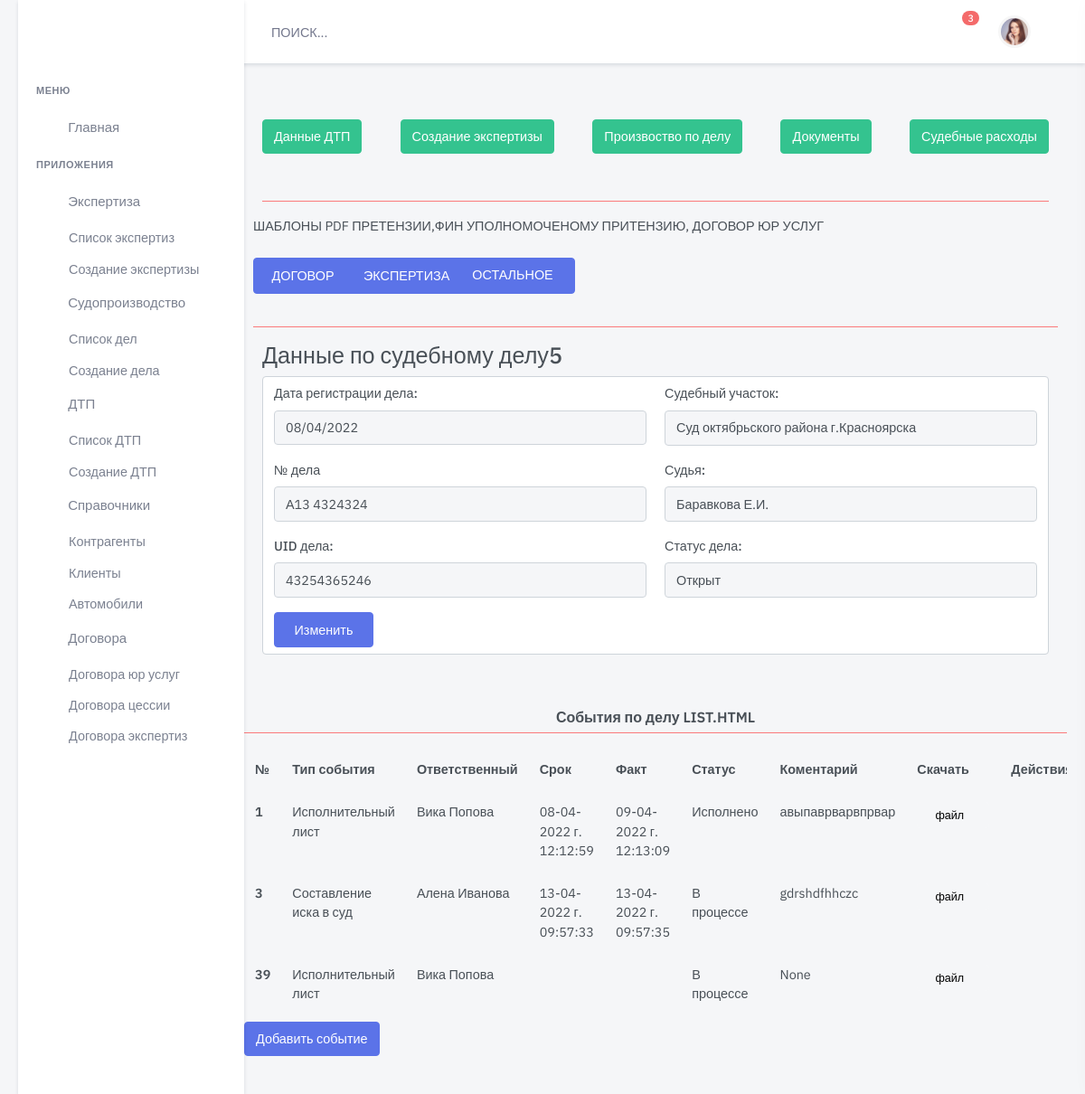
/court/court-event-add/1/, run on an earlier commit of the app's database.
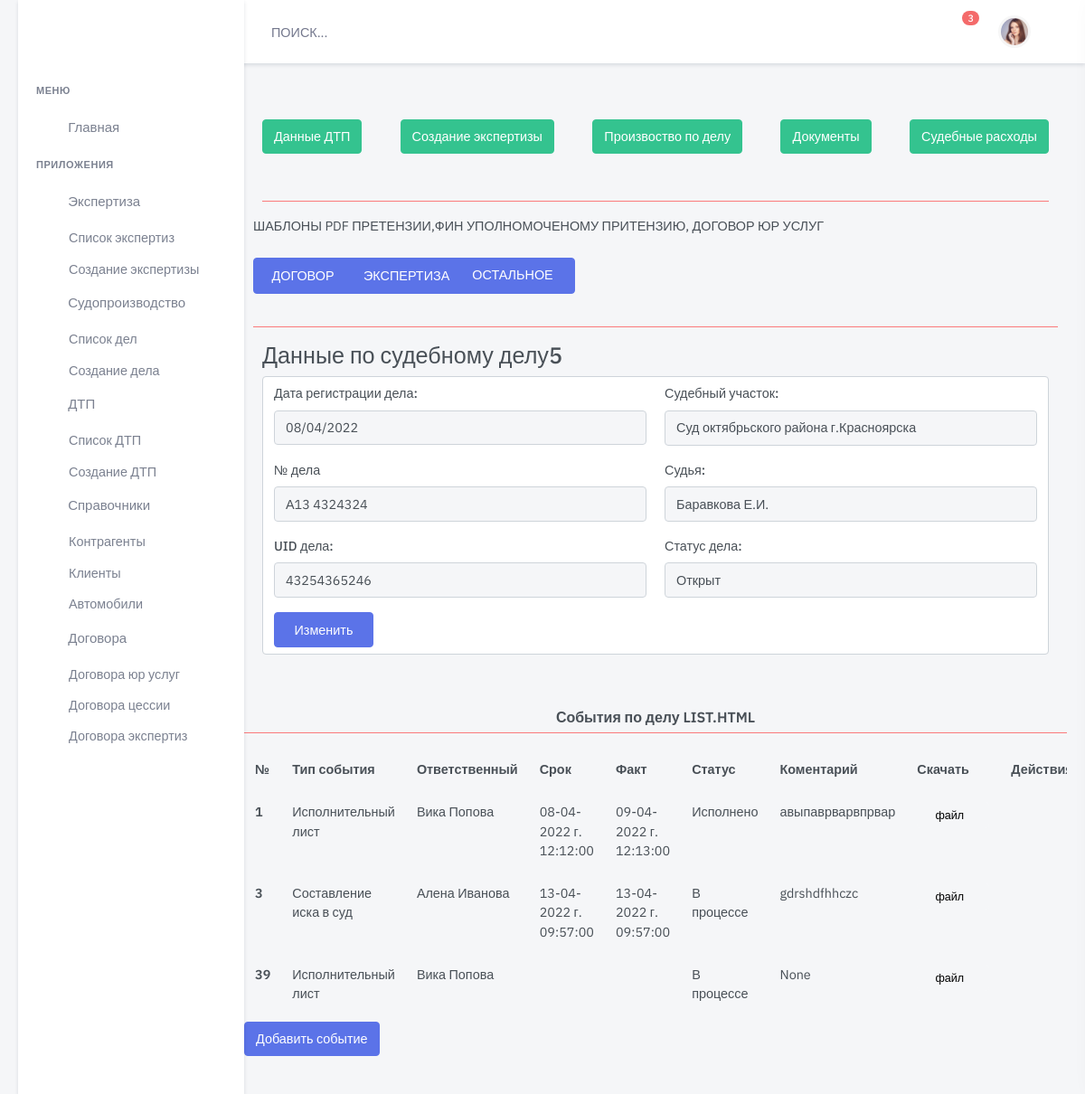
And on a later commit of the database.
### court/models.py (models this page shows, shortened)
class Court(models.Model):
    info_court = models.ForeignKey(
        InfoCourt,
        on_delete=models.CASCADE,
        related_name='info_courts',
        blank=True,
        null=True,
        verbose_name='Список юр.оперций '
    )
    procedure = models.ForeignKey(
        Procedure,
        on_delete=models.CASCADE,
        related_name='procedure',
        verbose_name='Наименование события')
    worker = models.ForeignKey(
        worker,
        on_delete=models.CASCADE,
        related_name='worker',
        verbose_name='Отв-ный')
    data_finish = models.DateField(
        blank=True,
        null=True,
        default=None,
        verbose_name='Срок исполнения С')
    date_start = models.DateTimeField(
        blank=True,
        null=True,
        default=None,
        verbose_name='Начало исполнения С')
    date_stop = models.DateTimeField(
        blank=True,
        null=True,
        default=None,
        verbose_name='Завершения исполнения С')
    akt_end = models.ForeignKey(
        ListEnd,
        on_delete=models.CASCADE,
        default=None,
        related_name='akt_end',
        verbose_name='Событие утверждения')
    time_stop = models.DateField(
        blank=True,
        null=True,
        default=None,
        verbose_name='Время завершение операции ')
    file_paste = models.FileField(
        upload_to='upload/Courtdoc/',
        null=True,
        blank=True,
        default=None,
        verbose_name='"Файл прикрепленный')
    curt_hall = models.CharField(
        max_length=24,
        blank=True,
        null=True,
        default=None,
        verbose_name='Номер кабинета заседания')
    message = models.CharField(
        max_length=50000,
        blank=True,
        null=True,
        default=None,
        verbose_name='Результат,коментарий события ')
    is_active = models.BooleanField(default=True)
    created = models.DateTimeField(auto_now_add=True, auto_now=False)
    updated = models.DateTimeField(auto_now_add=False, auto_now=True)
    class Meta:
        verbose_name = "Оперция судопроизводства"
        verbose_name_plural = "Оперции судопроизводства"
        ordering = ['created']

class Procedure(models.Model):
    name = models.CharField(
        max_length=100,
        blank=True,
        null=True,
        default=None,
        verbose_name='Имя операции ')
    message = models.CharField(
        max_length=500,
        blank=True,
        null=True,
        default=None,
        verbose_name='Комментарий')
    is_active = models.BooleanField(default=True)
    created = models.DateTimeField(auto_now_add=True, auto_now=False)
    updated = models.DateTimeField(auto_now_add=False, auto_now=True)
    def __str__(self):
        return "%s" % self.name
    class Meta:
        verbose_name = "Событие "
        verbose_name_plural = "События"
        ordering = ['-created']

class worker(models.Model):
    name = models.CharField(
        max_length=30,
        blank=True,
        null=True,
        default=None,
        verbose_name='Имя ')
    surname = models.CharField(
        max_length=30,
        blank=True,
        null=True,
        default=None,
        verbose_name='Фамилия ')
    midlename = models.CharField(
        max_length=30,
        blank=True,
        null=True,
        default=None,
        verbose_name='Отчество ')
    phone = models.CharField(
        max_length=13,
        blank=True,
        null=True,
        default=None,
        verbose_name='Номер телефона')
    post_mail = models.EmailField(
        max_length=100,
        blank=True,
        null=True,
        default=None,
        verbose_name='Адрес Эл.почты')
    work_mail = models.EmailField(
        max_length=100,
        blank=True,
        null=True,
        default=None,
        verbose_name='Адрес Эл.почты рабочей')
    link_social = models.CharField(
        max_length=100,
        blank=True,
        null=True,
        default=None,
        verbose_name='Адрес в соц.сети')
    is_active = models.BooleanField(default=True)
    created = models.DateTimeField(auto_now_add=True, auto_now=False)
    updated = models.DateTimeField(auto_now_add=False, auto_now=True)
    def __str__(self):
        return ' {} {}'.format(self.name, self.surname )
    class Meta:
        verbose_name = "Сотрудник "
        verbose_name_plural = "Сотрудники "
        ordering = ['-created']

class ListEnd(models.Model):
    name = models.CharField(
        max_length=100,
        blank=True,
        null=True,
        default=None,
        verbose_name='Событие утверждения')
    message = models.CharField(
        max_length=500,
        blank=True,
        null=True,
        default=None,
        verbose_name='Комментарий')
    is_active = models.BooleanField(default=True)
    created = models.DateTimeField(auto_now_add=True, auto_now=False)
    updated = models.DateTimeField(auto_now_add=False, auto_now=True)
    def __str__(self):
        return "%s" % self.name
    class Meta:
        verbose_name = "Список окончания сроков вступления в силу "
        verbose_name_plural = "Списки окончания сроков вступления в силу"
        ordering = ['-created']

### court/views.py (the view, shortened to what this page needs)
# urls.py: path('court-event-add/<int:pk>/', court_event_add, name='court-event-add'),
def court_event_add(request, pk):
    accident = Accident.objects.get(id=pk)
    accident_pk = accident.pk
    court_info = accident.court_info
    if court_info is not None:
        print(court_info, 'инфо о деле')
        court_list: list = court_info.info_courts.all()
        print('Случай информации о деле существует', )
    else:
        court_list: list = []
        Court_ifno = CourtInfoForm(prefix='court-info', instance=court_info)
        error = 'Операции по  судопроизводсту нет'
        print('Случай есть информация о деле, список операций  по делу пустой', )
    CourtForms = CourtForm()
    court_info = CourtInfoAddForm(instance=court_info)
    template_name = 'dist/court/event/read_court_add_event.html'
    data = {'court_info': court_info,
            'court': CourtForms,
            'court_list': court_list,
            'accident_pk': accident_pk
            }
    return render(request, template_name, data)

### court/models.py (called while the page is built)
    def __str__(self):
        return "%s" % self.name

    def __str__(self):
        return "%s" % self.name

    def __str__(self):
        return "%s" % self.name

    def __str__(self):
        return "%s" % self.uid_number

### templates/dist/court/event/read_court_add_event.html (shortened to what this page needs)
{% extends 'dist/include/base.html' %}
{% load static %}
{% block content %}
<div class="main-content">
    <div class="page-content">
        {% include "dist/include/menu.html" %}
        <p>ШАБЛОНЫ PDF ПРЕТЕНЗИИ,ФИН УПОЛНОМОЧЕНОМУ ПРИТЕНЗИЮ, ДОГОВОР ЮР УСЛУГ</p>
        <div class="page-title-box d-flex align-items-center justify-content-between">
            <div class="btn-group me-1 mt-2">
                <button
                        class="btn btn-primary w-md" id="contract" type="button">ДОГОВОР
                </button>
                <button
                        type="button" id="expert" href="#" class="btn btn-primary waves-effect waves-light">ЭКСПЕРТИЗА
                </button>
                <button type="button" class="btn btn-primary dropdown-toggle" data-bs-toggle="dropdown"
                        aria-haspopup="true" aria-expanded="false">ОСТАЛЬНОЕ<i class="mdi mdi-chevron-down"></i>
                </button>
            </div>
        </div>
        <hr>
        {% if court_info != None %}
        {% include "dist/court/info/read_form.html" %}
        {% if court_list %}
        {% include "dist/court/event/list.html" %}
        {% include "dist/court/event/button_add.html" %}
        {% elif court_info %}
        {% include "dist/court/event/button_add.html" %}
        {% endif %}
        {% else %}
        {% include "dist/court/info/new_form.html" %} 11123245
        {% endif %}
    </div>
</div>
    </div>
{% endblock content %}

### templates/dist/court/event/list.html (shortened to what this page needs)
{% load static %}
<div class="row">
  <h4 class="card-title" align="center">События по делу LIST.HTML</h4>
  <hr>
  <div class="table-responsive">
    <table class="table mb-2">
      <thead>
      <tr>
        <th>№</th>
        <th>Тип события</th>
        <th>Ответственный</th>
        <th>Срок</th>
        <th>Факт</th>
                <th>Статус</th>
                <th>Коментарий</th>
                <th>Скачать</th>
                <th style="width: 120px;">Действия</th>
            </tr>
            </thead>
            {% for list in court_list %}
            <tbody>
            <tr>
                <th>{{ list.pk }}</th>
                <td> {{ list.procedure }}</td>
                <td>{{ list.worker }}</td>
                <td>{{ list.date_start|date:'d-m-Y г. H:i:s' }}</td>
                <td>{{ list.date_stop|date:'d-m-Y г. H:i:s' }}</td>
                <td>{{ list.akt_end}}</td>
                <td>{{ list.message}}</td>
                <td>
                    <a class="btn btn-light btn-sm w-xs" href="{{ list.file_paste }}" target="_blank">файл</a>
                </td>
                <td>
                    <a href="{{ list.file_paste }}" class="px-3 text-primary">
                    </a>
                    <a href="{{ list.file_paste }}" class="px-3 text-danger">
                    </a>
                </td>
            </tr>
            {% endfor %}
            </tbody>
        </table>
    </div>
</div>

What changed in the data, as far as the page shows it:
changed Court "авыпаврварвпрвар": date_start "08-04-2022 г. 12:12:59" → "08-04-2022 г. 12:12:00"; date_stop "09-04-2022 г. 12:13:09" → "09-04-2022 г. 12:13:00"
changed Court "gdrshdfhhczc": date_start "13-04-2022 г. 09:57:33" → "13-04-2022 г. 09:57:00"; date_stop "13-04-2022 г. 09:57:35" → "13-04-2022 г. 09:57:00"
